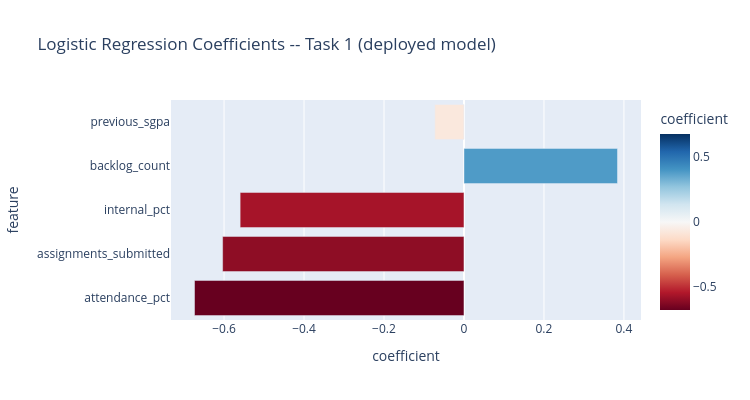

Notebook cell for this chart:
### Markdown cell above
### Deployment justification (Task 1)

**Logistic Regression is deployed for Task 1.** This was not the outcome the assignment brief anticipated ("Random Forest -- expected winner") — the actual results on this dataset say otherwise, and we report that honestly rather than forcing the anticipated answer:

| Model | Recall (test) | Precision | F1 | ROC-AUC | CV recall (mean +/- std) |
|---|---|---|---|---|---|
| Logistic Regression | **0.737** | 0.412 | **0.528** | 0.815 | **0.751 +/- 0.112** |
| Decision Tree | 0.632 | 0.387 | 0.480 | 0.736 | lower |
| Random Forest | 0.579 | 0.478 | 0.524 | **0.834** | lower |

Logistic Regression wins on our primary metric (recall) by a wide margin, and its 5-fold cross-validated recall (0.751) confirms the test-set number was not a lucky split. It also achieves the best F1 of the three — so it is not winning recall via a degenerate "predict everyone at-risk" strategy; it is the most *balanced* strong performer, not just the most aggressive. Random Forest does win on ROC-AUC, but ROC-AUC summarises performance across *all* thresholds, while our actual deployed decision uses one threshold (0.5) -- and at that threshold, recall is what we chose to prioritise, and Logistic Regression delivers it.

**Why a linear model wins here, and why that is not a red flag**: `ml/generate_data.py` generates every observable feature (including `internal_pct`, `attendance_pct`, `assignments_submitted`) as a *linear* function of one shared hidden `latent_ability` variable, plus independent noise (see that file's module docstring). The true decision boundary in data built this way is close to linear by construction -- so Logistic Regression, which is also fundamentally linear, has a genuine structural advantage over tree-based methods here. Tree ensembles tend to pull ahead specifically when the true relationship involves non-linear interactions between features, which this synthetic generator does not create. This is a real, explainable property of the data, not a modelling mistake -- and it is exactly the kind of result a from-scratch data generation process lets us reason about honestly, rather than just quoting whichever number happened to come out highest.

**Feature importance for the deployed model**: since Logistic Regression is linear, "feature importance" here means its coefficients -- shown as a chart below, with the plain-language meaning of each one spelled out (this is the same style of explanation Task 2's Linear Regression equation gets later in this notebook).

### Code cell
coefficients_df = pd.DataFrame({
    "feature": task1_features,
    "coefficient": log_reg.coef_[0].round(4),
}).sort_values("coefficient", key=abs, ascending=False)

display(coefficients_df)

fig = px.bar(
    coefficients_df, x="coefficient", y="feature", orientation="h",
    title="Logistic Regression Coefficients -- Task 1 (deployed model)",
    color="coefficient", color_continuous_scale="RdBu", color_continuous_midpoint=0,
)
fig.update_layout(width=750, height=400)
fig.show()

print("Plain-language reading of each coefficient (holding other features fixed):")
for _, row in coefficients_df.iterrows():
    direction = "INCREASES" if row["coefficient"] > 0 else "DECREASES"
    print(f"  {row['feature']:22s} {direction} predicted at-risk log-odds "
          f"(coefficient = {row['coefficient']:+.4f})")

### Figure 1 — Plotly figure (JSON) as saved in the notebook; plotly's stock layout.template omitted (floating-point values rounded to 4 significant figures)
{"data": [{"hovertemplate": "coefficient=%{marker.color}<br>feature=%{y}<extra></extra>", "legendgroup": "", "marker": {"color": [-0.6739, -0.6036, -0.5598, 0.3839, -0.0731], "coloraxis": "coloraxis", "pattern": {"shape": ""}}, "name": "", "orientation": "h", "showlegend": false, "textposition": "auto", "type": "bar", "x": [-0.6739, -0.6036, -0.5598, 0.3839, -0.0731], "xaxis": "x", "y": ["attendance_pct", "assignments_submitted", "internal_pct", "backlog_count", "previous_sgpa"], "yaxis": "y"}], "layout": {"barmode": "relative", "coloraxis": {"autocolorscale": false, "cmid": 0, "colorbar": {"title": {"text": "coefficient"}}, "colorscale": [[0.0, "rgb(103,0,31)"], [0.1, "rgb(178,24,43)"], [0.2, "rgb(214,96,77)"], [0.3, "rgb(244,165,130)"], [0.4, "rgb(253,219,199)"], [0.5, "rgb(247,247,247)"], [0.6, "rgb(209,229,240)"], [0.7, "rgb(146,197,222)"], [0.8, "rgb(67,147,195)"], [0.9, "rgb(33,102,172)"], [1.0, "rgb(5,48,97)"]]}, "height": 400, "legend": {"tracegroupgap": 0}, "title": {"text": "Logistic Regression Coefficients -- Task 1 (deployed model)"}, "width": 750, "xaxis": {"anchor": "y", "domain": [0.0, 1.0], "title": {"text": "coefficient"}}, "yaxis": {"anchor": "x", "domain": [0.0, 1.0], "title": {"text": "feature"}}}}
